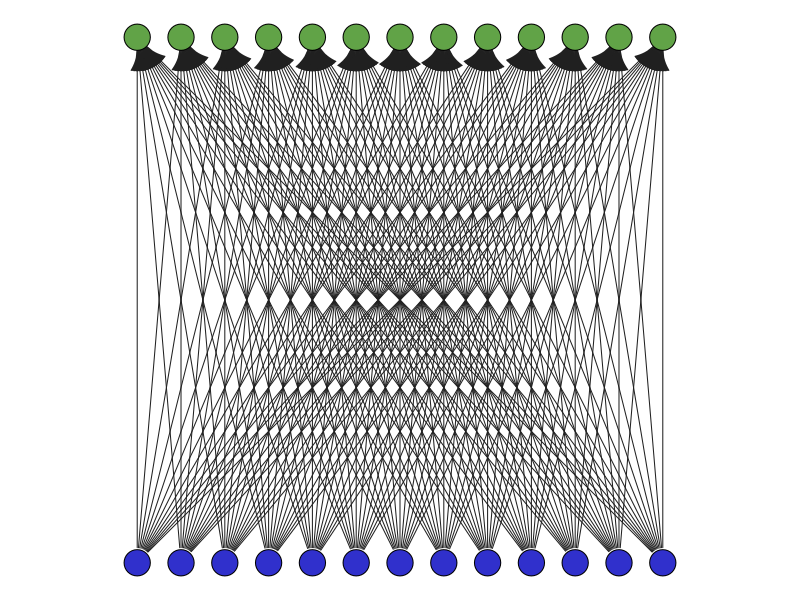
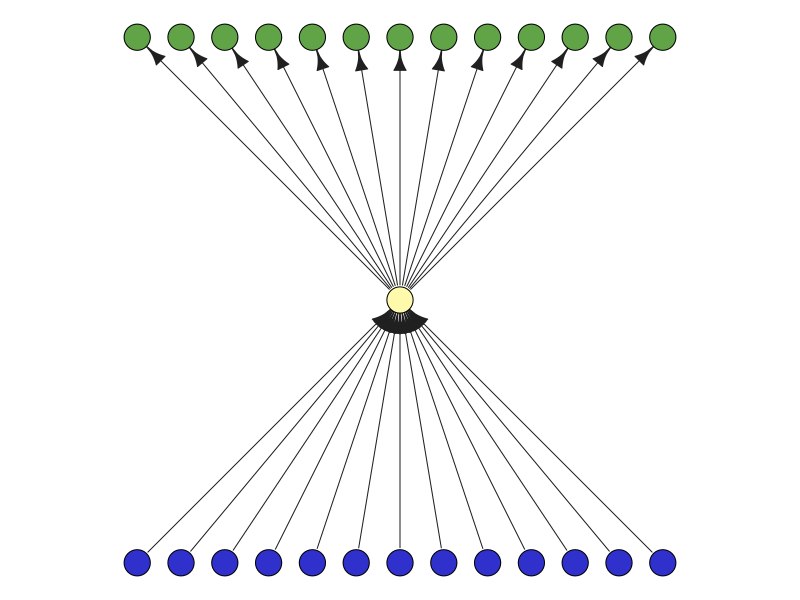
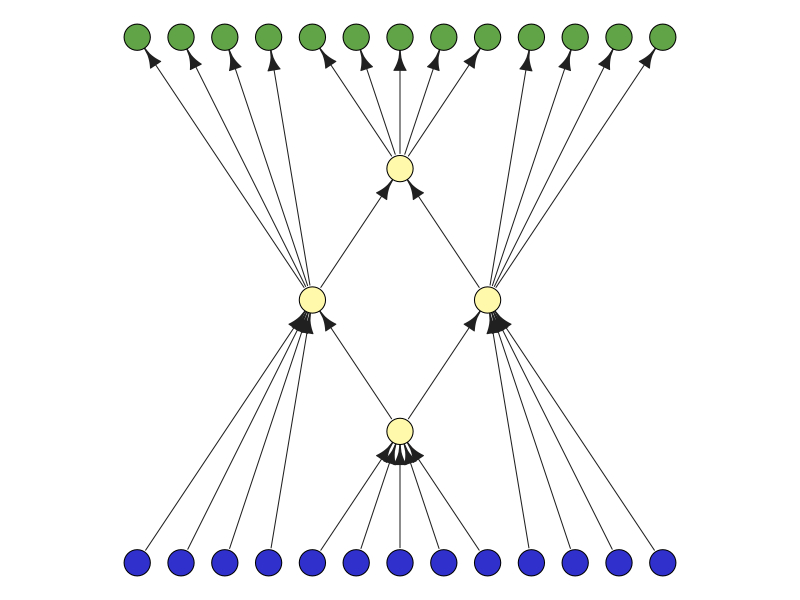

The R script that drew these images, in order:

library(igraph)

N <- 13
middle <- 5
outer <- (N-middle)/2
L <- list(c(1:outer), c((outer+1):(outer+middle)), c((outer+middle+1):N))
N <- sum(length(unlist(L)))
U <- lapply(L, function(u) {u+N})
M <- N

N_color <- "#3030cc"
M_color <- "#61a347"
concept_color <- "#fff9ab"
edges_color <- "#202020"
vertex_size <- 10

big_cluster <- function() {
    edges <- c()
    for(i in 1:N) {
        for(j in 1:M) {
            edges <- c(edges, c(i,N+j))
        }
    }
    graph <- make_bipartite_graph(c(rep(0, N), rep(1, M)), edges, directed = TRUE)
    locations1 <- t(sapply(1:N, function(j) { c(j,0) }))
    locations2 <- t(sapply(1:M, function(j) { c(j,1) }))
    locations <- rbind(locations1, locations2)
    vertex_colors <- c(rep(N_color, N), rep(M_color, M))
    return(list(graph, locations, vertex_colors))
}

big_cluster_binding <- function() {
    binding <- N+M+1
    edges <- c()
    for(i in 1:N) {
        l <- i
        edges <- c(edges, c(l, binding))
    }
    for(j in 1:M) {
        u <- j + N
        edges <- c(edges, c(binding, u))
    }
    locations1 <- t(sapply(1:N, function(j) { c(j,0) }))
    locations2 <- t(sapply(1:M, function(j) { c(j,1) }))
    locationsb <- c((1+N)/2, 0.5)
    locations <- rbind(locations1, locations2, locationsb)
    graph <- make_graph(edges, directed = TRUE)
    vertex_colors <- c(rep(N_color, N), rep(M_color, M), rep(concept_color, 4))
    return(list(graph, locations, vertex_colors))
}

get_location <- function(label=c("12", "23", "mid_L", "mid_U")) {
    d <- ( (middle+outer-1) ) /2
    i <- (middle-1)
    a <- (outer)
    e <- i / (2*(a+i))

    if(label == "12") {
        return(c( 1 +         d, 0.50))
    }
    if(label == "23") {
        return(c( 1 + (N-1) - d, 0.50))
    }
    if(label == "mid_L") {
        return(c( 1 + (N-1)/2, e))
    }
    if(label == "mid_U") {
        return(c( 1 + (N-1)/2, 1-e))   
    }
}

single_binding <- function(label=c("12", "23", "mid_L", "mid_U")) {
    edges <- c()

    locations1 <- t(sapply(1:N, function(j) { c(j,0) }))
    locations2 <- t(sapply(1:M, function(j) { c(j,1) }))

    locations <- rbind(locations1, locations2, ...)
    graph <- make_graph(edges, directed = TRUE)
    vertex_colors <- c(rep(N_color, N), rep(M_color, M), rep(concept_color, 1))
    return(list(graph, locations, vertex_colors))    
}

bind_all <- function() {
    pair_binding_L <- matrix(0, nrow=3, ncol=3)
    pair_binding_U <- matrix(0, nrow=3, ncol=3)
    pair_binding_L[1,2] <- N+M+1
    pair_binding_U[1,2] <- N+M+1
    pair_binding_L[2,3] <- N+M+2
    pair_binding_U[2,3] <- N+M+2
    mid_L <- N+M+3
    mid_U <- N+M+4

    edges <- c()

    for(I in 1:3) {
        for(J in 1:3) {
            if(pair_binding_U[I,J] != 0) {
                UIJ <- setdiff(union(U[[I]], U[[J]]), U[[2]])
                for(u in UIJ) {
                    edges <- c(edges, c(pair_binding_U[I,J], u))
                }
            }
            if(pair_binding_L[I,J] != 0) {
                LIJ <- setdiff(union(L[[I]], L[[J]]), L[[2]])
                for(l in LIJ) {
                    edges <- c(edges, c(l, pair_binding_L[I,J]))
                }
            }
        }
    }

    for(I in 1:3) {
        if(I == 2) {
            for(u in U[[I]]) {
                edges <- c(edges, c(mid_U, u))
            }
            for(l in L[[I]]) {
                edges <- c(edges, c(l, mid_L))
                c(l, mid_L)
            }
        }
    }

    edges <- c(edges, c(mid_L,               pair_binding_L[1,2]))
    edges <- c(edges, c(mid_L,               pair_binding_L[2,3]))
    edges <- c(edges, c(pair_binding_U[1,2], mid_U))
    edges <- c(edges, c(pair_binding_U[2,3], mid_U))

    locations1 <- t(sapply(1:N, function(j) { c(j,0) }))
    locations2 <- t(sapply(1:M, function(j) { c(j,1) }))

    # d <- ( (middle+outer-1) ) /2
    # locations12 <- c( 1 +         d, 0.50)
    # locations23 <- c( 1 + (N-1) - d, 0.50)

    # i <- (middle-1)
    # a <- (outer)
    # e <- i / (2*(a+i))
    # locationsL2 <- c( 1 + (N-1)/2, e)
    # locationsU2 <- c( 1 + (N-1)/2, 1-e)
    locations <- rbind(locations1, locations2, get_location("12"), get_location("23"), get_location("mid_L"), get_location("mid_U"))
    graph <- make_graph(edges, directed = TRUE)
    vertex_colors <- c(rep(N_color, N), rep(M_color, M), rep(concept_color, 4))
    return(list(graph, locations, vertex_colors))
}

plot_result <- function(l) {
    plot(l[[1]], layout=l[[2]], vertex.label=NA, vertex.color=l[[3]], edge.color=edges_color, vertex.size=vertex_size)    
}

graph_all <- big_cluster()
png("graph_all.png")
par(mar=c(0,0,0,0)+.1)
plot_result(graph_all)
dev.off()

graph_big_cluster_binding <- big_cluster_binding()
png("graph_big_cluster_binding.png")
par(mar=c(0,0,0,0)+.1)
plot_result(graph_big_cluster_binding)
dev.off()

graph_bind_all <- bind_all()
png("graph_bind_all.png")
par(mar=c(0,0,0,0)+.1)
plot_result(graph_bind_all)
dev.off()

# Generates PDFs when used with Rscript
# dev.new()
# plot_result(graph_all)
# dev.new()
# plot_result(graph_big_cluster_binding)
# dev.new()
# plot_result(graph_bind_all)





